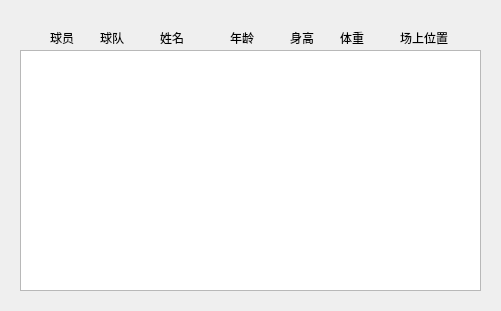
<?xml version="1.0" encoding="UTF-8"?>
<ui version="4.0">
 <class>ViewPlayer</class>
 <widget class="QDialog" name="ViewPlayer">
  <property name="geometry">
   <rect>
    <x>0</x>
    <y>0</y>
    <width>501</width>
    <height>311</height>
   </rect>
  </property>
  <property name="maximumSize">
   <size>
    <width>601</width>
    <height>401</height>
   </size>
  </property>
  <property name="windowTitle">
   <string>Dialog</string>
  </property>
  <widget class="QTableView" name="tableView">
   <property name="geometry">
    <rect>
     <x>20</x>
     <y>50</y>
     <width>461</width>
     <height>241</height>
    </rect>
   </property>
  </widget>
  <widget class="QLabel" name="label">
   <property name="geometry">
    <rect>
     <x>100</x>
     <y>30</y>
     <width>31</width>
     <height>16</height>
    </rect>
   </property>
   <property name="text">
    <string>球队</string>
   </property>
  </widget>
  <widget class="QLabel" name="label_2">
   <property name="geometry">
    <rect>
     <x>50</x>
     <y>30</y>
     <width>31</width>
     <height>16</height>
    </rect>
   </property>
   <property name="text">
    <string>球员</string>
   </property>
  </widget>
  <widget class="QLabel" name="label_3">
   <property name="geometry">
    <rect>
     <x>160</x>
     <y>30</y>
     <width>31</width>
     <height>16</height>
    </rect>
   </property>
   <property name="text">
    <string>姓名</string>
   </property>
  </widget>
  <widget class="QLabel" name="label_4">
   <property name="geometry">
    <rect>
     <x>230</x>
     <y>30</y>
     <width>31</width>
     <height>16</height>
    </rect>
   </property>
   <property name="text">
    <string>年龄</string>
   </property>
  </widget>
  <widget class="QLabel" name="label_5">
   <property name="geometry">
    <rect>
     <x>290</x>
     <y>30</y>
     <width>31</width>
     <height>16</height>
    </rect>
   </property>
   <property name="text">
    <string>身高</string>
   </property>
  </widget>
  <widget class="QLabel" name="label_6">
   <property name="geometry">
    <rect>
     <x>340</x>
     <y>30</y>
     <width>31</width>
     <height>16</height>
    </rect>
   </property>
   <property name="text">
    <string>体重</string>
   </property>
  </widget>
  <widget class="QLabel" name="label_7">
   <property name="geometry">
    <rect>
     <x>400</x>
     <y>30</y>
     <width>61</width>
     <height>16</height>
    </rect>
   </property>
   <property name="text">
    <string>场上位置</string>
   </property>
  </widget>
 </widget>
 <resources/>
 <connections/>
</ui>
